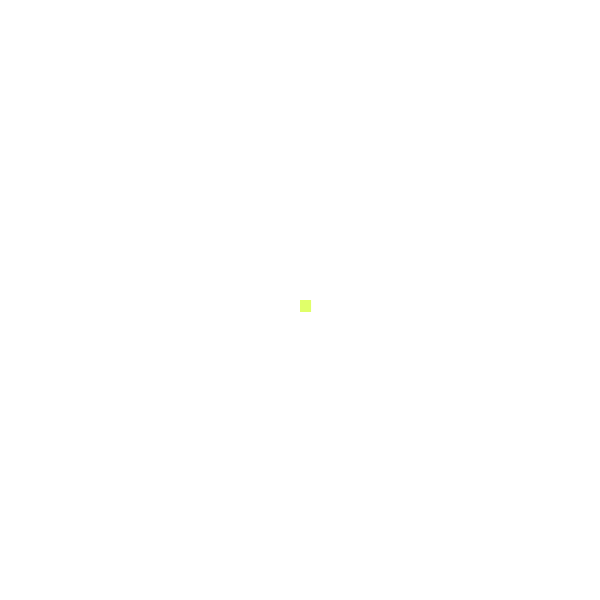
Frame 1 (no input)
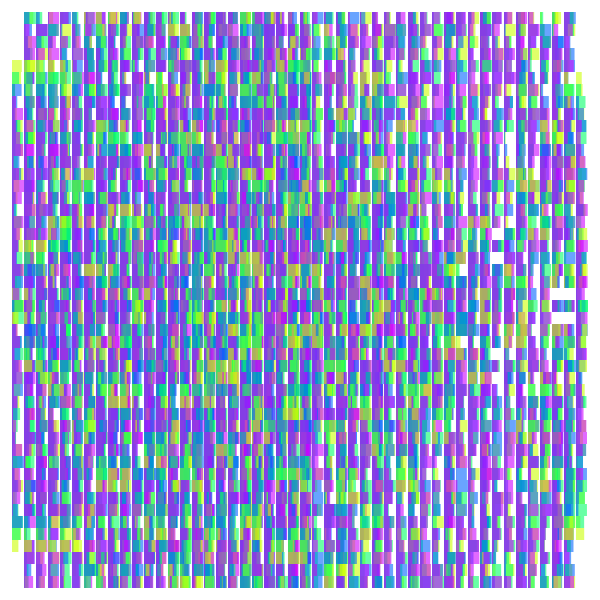
Frame 60 (the mouse pressed at the canvas centre just before this capture)
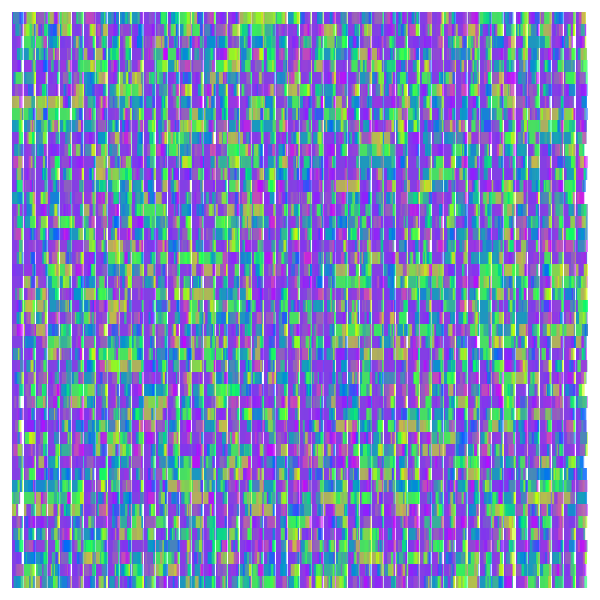
Frame 120 (the mouse held since frame 60 and released just before this capture)

The Processing sketch that drew these frames (run headless with seeded random() and noise(); from frame 60 on, the mouse is pressed at the canvas centre):

// Processing sketch: processing_135575
// ── processing_135575.pde

/*Tomas de Camino
 para el taller de rogramacion de MDI veritas
 Base para armar un automata celular.
 */

//construye el arreglo para el automata celular
int spaceSize = 50;
float rectSize;
int nStates =5;
Cell[][] cellSpace = new Cell[spaceSize][spaceSize];

void setup() {
  size(600, 600);
  //cell creation and inicialization
  for (int i =0; i < spaceSize; i++) {
    for (int j =0; j < spaceSize; j++) {
      cellSpace[i][j] = new Cell(i, j, 0);
    }
  }
  cellSpace[spaceSize/2][spaceSize/2].newState(1);
  rectSize = width / spaceSize; //calculate size to fill canvas
  background(255);
  ellipseMode(CENTER);
  colorMode(HSB, nStates, 255, 255);
}

void draw() {
  frameRate(3);
  noStroke();
  smooth(8);
  storePrevious();
  //draw each cell and apply rule
  for (int i =1; i < spaceSize-1; i++) {
    for (int j =1; j < spaceSize-1; j++) {
      cellSpace[i][j].display(rectSize);//draw
      //apply rule here
      cellSpace[i][j].newState(applyRule(i, j));
    }
  }
}

void storePrevious() {
  for (int i =1; i < spaceSize-1; i++) {
    for (int j =1; j < spaceSize-1; j++) {
      cellSpace[i][j].oldState();
    }
  }
}

int applyRule(int x, int y) {
  int r=1;//range size
  int newState =cellSpace[x][y].previous;
  if (random(1)>0) {
    if (cellSpace[x][y].previous==0) {
      int sum=0;
      for (int i =-r; i <=r; i++) {
        for (int j =-r; j <=r; j++) {
          sum+=cellSpace[x+i][y+j].previous;
        }
        if (sum==2) newState = 1;
      }
    }
    else {
      newState = (cellSpace[x][y].previous+1)%nStates;
    }
  }
  return newState;
}

/***************************************
 This class contains an individual cell
 ****************************************/

class Cell {
  float x, y;
  int state;
  int previous; 

  Cell(float x_, float y_, int nStates) {
    x=x_;
    y=y_;
    state = (int)random(nStates);
    previous = state;
  } 

  void newState(int s) {
    state = s;
  }

  void oldState() {
    previous= state;
  }

  void display(float size) {
    //noFill();
    strokeWeight(1);
    fill(previous,255,255, 150);
    if (previous >0) {
      rect(x*size, y*size, size*random(1), size*1);
    }
  }
}
